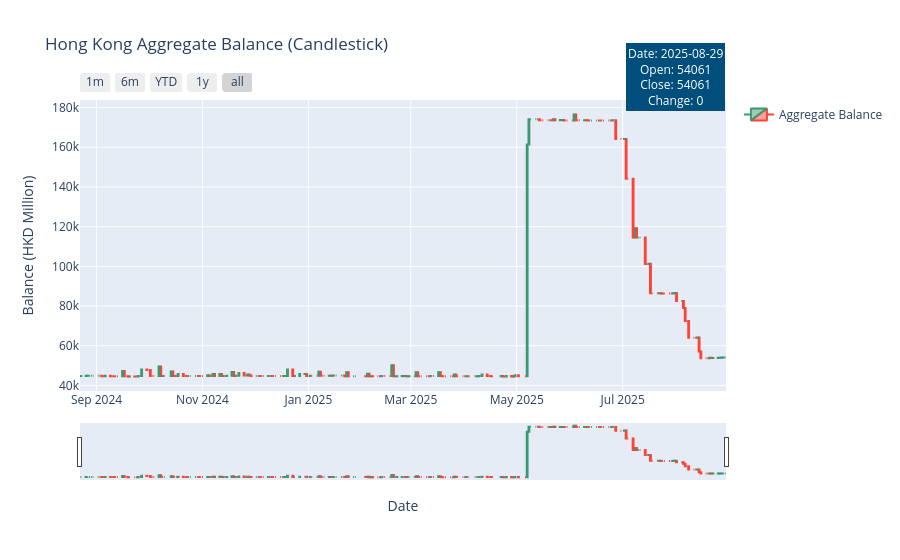

The notebook cell this image was saved under:
### Code cell
aggreBal_fig = go.Figure(data=[go.Candlestick(
    x=aggreBal_df['end_of_date'],
    open=aggreBal_df['opening_balance'],
    high=aggreBal_df['high'],
    low=aggreBal_df['low'],
    close=aggreBal_df['closing_balance'],
    name='Aggregate Balance',
    showlegend=True,
)])

last_date = aggreBal_df['end_of_date'].iloc[0]
last_open = aggreBal_df['opening_balance'].iloc[0]
last_close = aggreBal_df['closing_balance'].iloc[0]
last_day_change = aggreBal_df['day_change'].iloc[0]

aggreBal_fig.add_annotation(
    text=f"Date: {last_date.strftime('%Y-%m-%d')}<br>Open: {last_open}<br>Close: {last_close}<br>Change: {last_day_change}",
    xref="paper", yref="paper",
    x=1, y=1.2,
    showarrow=False,
    bgcolor="rgba(0, 78, 123, 1)",
    borderwidth=2,
    font=dict(size=12, color="white")
)

aggreBal_fig.update_layout(
    xaxis_rangeslider_visible=True,
    title="Hong Kong Aggregate Balance (Candlestick)",
    xaxis_title="Date",
    yaxis_title="Balance (HKD Million)",
)

aggreBal_fig.update_xaxes(
    rangeslider_visible=True,
    rangeselector=dict(
        buttons=list([
            dict(count=1, label="1m", step="month", stepmode="backward"),
            dict(count=6, label="6m", step="month", stepmode="backward"),
            dict(count=1, label="YTD", step="year", stepmode="todate"),
            dict(count=1, label="1y", step="year", stepmode="backward"),
            dict(step="all")
        ])
    )
)

aggreBal_fig.show()

### Figure 1 — Plotly figure (JSON) as saved in the notebook; plotly's stock layout.template omitted (floating-point values rounded to 4 significant figures; data arrays with more than 128 entries replaced by an {"elided": "..."} marker saying what was removed)
{"data": [{"close": {"elided": "251 int values"}, "high": {"elided": "251 int values"}, "low": {"elided": "251 int values"}, "name": "Aggregate Balance", "open": {"elided": "251 int values"}, "showlegend": true, "type": "candlestick", "x": {"elided": "251 str values"}}], "layout": {"annotations": [{"bgcolor": "rgba(0, 78, 123, 1)", "borderwidth": 2, "font": {"color": "white", "size": 12}, "showarrow": false, "text": "Date: 2025-08-29<br>Open: 54061<br>Close: 54061<br>Change: 0", "x": 1, "xref": "paper", "y": 1.2, "yref": "paper"}], "title": {"text": "Hong Kong Aggregate Balance (Candlestick)"}, "xaxis": {"rangeselector": {"buttons": [{"count": 1, "label": "1m", "step": "month", "stepmode": "backward"}, {"count": 6, "label": "6m", "step": "month", "stepmode": "backward"}, {"count": 1, "label": "YTD", "step": "year", "stepmode": "todate"}, {"count": 1, "label": "1y", "step": "year", "stepmode": "backward"}, {"step": "all"}]}, "rangeslider": {"visible": true}, "title": {"text": "Date"}}, "yaxis": {"title": {"text": "Balance (HKD Million)"}}}}
